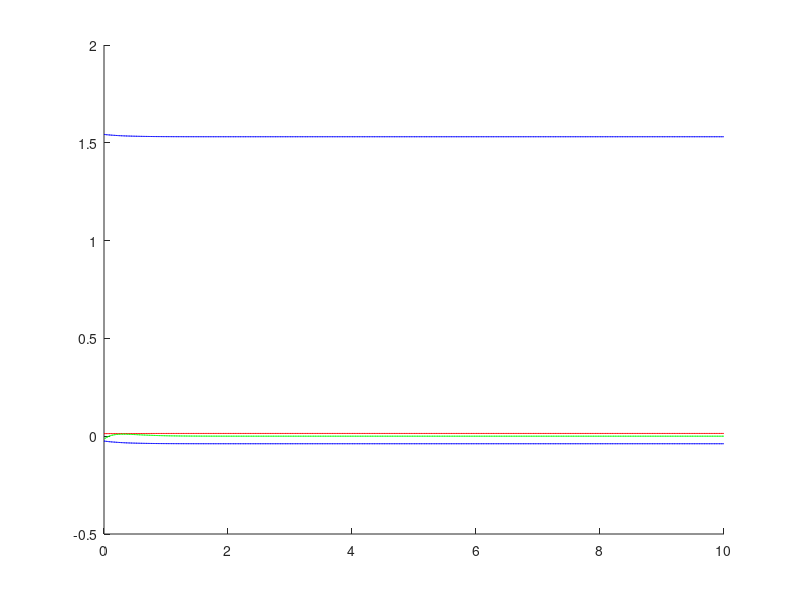

This chart was generated by the following MATLAB code:
function final_point_control_check()
close all
times=0:0.01:10;
xf = [ 1.50000000e+00; 0;  7.85398163e-01];
x0 = xf+0.1*[2*(rand(2,1)-.5); 2*(rand(1,1)-.5)];
% x0 = [1.04; .332 ; 0.797];
figure;
% subplot(211);
options = odeset('RelTol',1e-5,'Stats','on');%,'OutputFcn',@odeplot);
[T, xcl] = ode45(@(t,x)approx_dynamics(t, x, xf), ...
                    times, x0, options) ;
% figure;
% plot(xcl(:,1), xcl(:,2)); hold all
%plot(x(1,:), x(2,:));
hold all;
V = (((-1.4999999999999998 + xcl(:,1)) .* (4.8008600999593014 .* (-1.4999999999999998 + xcl(:,1)) ...
       - 0.98790740152737377 .* (-0.78539816339744839 + xcl(:,3)) - 1.4491942689985993 .* ...
       (6.9388939039072284e-18 + xcl(:,2)))) + ((-0.78539816339744839 + xcl(:,3)) .* ( - ...
       0.98790740152737322 .* (-1.4999999999999998 + xcl(:,1)) + 1.4361830490185388 .* ...
       (-0.78539816339744839 + xcl(:,3)) + 0.68372066922887398 .* (6.9388939039072284e-18 + ...
       xcl(:,2)))) + (( - 1.4491942689985997 .* (-1.4999999999999998 + xcl(:,1)) + ...
       0.68372066922887442 .* (-0.78539816339744839 + xcl(:,3)) + 4.5682688351564416 ...
       * (6.9388939039072284e-18 + xcl(:,2))) .* (6.9388939039072284e-18 + xcl(:,2))));
Vdot = diff(V)./diff(T);
plot(T, xcl(:,1),'b-', T, xcl(:,2), 'b-');
plot(T, V, 'r-');
plot(T(2:end), 10*Vdot, 'g-');
Qf =  [ 4.8008601 , -1.44919427, -0.9879074 ;
       -1.44919427,  4.56826884,  0.68372067;
       -0.9879074 ,  0.68372067,  1.43618305];
tmp = Qf*(xcl-xf')';
% Vanother = zeros(size(T));
% for i=1:size(tmp,2)
%     Vanother(i) = (xcl(i,:)-xf')*tmp(:,i);
% end
% plot(T, 100*Vanother, '.');  
   
% subplot(212);
[T, xcl] = ode45(@(t,x)full_dynamics(t, x, xf), ...
                    times, x0, options) ;
hold all;
V = (((-1.4999999999999998 + xcl(:,1)) .* (4.8008600999593014 .* (-1.4999999999999998 + xcl(:,1)) ...
       - 0.98790740152737377 .* (-0.78539816339744839 + xcl(:,3)) - 1.4491942689985993 .* ...
       (6.9388939039072284e-18 + xcl(:,2)))) + ((-0.78539816339744839 + xcl(:,3)) .* ( - ...
       0.98790740152737322 .* (-1.4999999999999998 + xcl(:,1)) + 1.4361830490185388 .* ...
       (-0.78539816339744839 + xcl(:,3)) + 0.68372066922887398 .* (6.9388939039072284e-18 + ...
       xcl(:,2)))) + (( - 1.4491942689985997 .* (-1.4999999999999998 + xcl(:,1)) + ...
       0.68372066922887442 .* (-0.78539816339744839 + xcl(:,3)) + 4.5682688351564416 ...
       * (6.9388939039072284e-18 + xcl(:,2))) .* (6.9388939039072284e-18 + xcl(:,2))));
Vdot = diff(V)./diff(T);
plot(T, xcl(:,1), 'b:', T, xcl(:,2), 'b:');
plot(T, V, 'r:');
plot(T(2:end), 10*Vdot, 'g:');

end


function xdot = the_dynamics(t, x)
    xdot = x;

    xdot(1) = (( - 1.7996170331373038 * (-1.4999999999999998 + x(1)) - 0.614088168801185 * (-0.78539816339744839 + x(3)) - 2.6002650891865011 * (6.9388939039072284e-18 + x(2))) * (0.70710678118654746 - 0.70710678118654757 * (-0.78539816339744839 + x(3)) - ((0.70710678118654746 * ((-0.78539816339744839 + x(3))^2)) / 2) + ((0.70710678118654746 * ((-0.78539816339744839 + x(3))^4)) / 24) + ((0.70710678118654757 * ((-0.78539816339744839 + x(3))^3)) / 6)));
    xdot(2) = (( - 1.7996170331373038 * (-1.4999999999999998 + x(1)) - 0.614088168801185 * (-0.78539816339744839 + x(3)) - 2.6002650891865011 * (6.9388939039072284e-18 + x(2))) * (0.70710678118654757 + 0.70710678118654746 * (-0.78539816339744839 + x(3)) - ((0.70710678118654746 * ((-0.78539816339744839 + x(3))^3)) / 6) - ((0.70710678118654757 * ((-0.78539816339744839 + x(3))^2)) / 2)));
    xdot(3) = (( - 1.7996170331373038 * (-1.4999999999999998 + x(1)) - 0.614088168801185 * (-0.78539816339744839 + x(3)) - 2.6002650891865011 * (6.9388939039072284e-18 + x(2))) * (2.600265089186502 * (-1.4999999999999998 + x(1)) - 3.7801687063692455 * (-0.78539816339744839 + x(3)) - 1.7996170331373023 * (6.9388939039072284e-18 + x(2)) + ((2 * ((2.600265089186502 * (-1.4999999999999998 + x(1)) - 3.7801687063692455 * (-0.78539816339744839 + x(3)) - 1.7996170331373023 * (6.9388939039072284e-18 + x(2)))^3)) / 6)));
    
end


function xdot = approx_dynamics(t,x,x_d)
    xdot = x;
    L=1;
    u_d = [0;0];
    K = [-2.60026509,  1.79961703,  3.78016871; ...
          1.79961703,  2.60026509,  0.61408817];

    
    U = u_d - K*(x-x_d); 
	delta_fb = U(1);
	u_fb = U(2);
	theta = x(3);
            
%   xdot(1) = u_fb*taylor_cos(theta, x_d(3));
% 	xdot(2) = u_fb*taylor_sin(theta, x_d(3));
% 	xdot(3) = u_fb*taylor_tan(delta_fb, u_d(1))/L;
%     xdot(1) = ( - 1.2725214076702032 * (-1.4999999999999998 + x(1)) - 0.43422590840574715 * (-0.78539816339744839 + x(3)) - 1.8386650774464175 * (6.9388939039072284e-18 + x(2)) + ((0.86845181681149441 * ((-0.78539816339744839 + x(3))^2)) / 2) + 3 * ((1.2725214076702032 * (-1.4999999999999998 + x(1)) * ((-0.78539816339744839 + x(3))^2)) / 6) + 2 * ((1.2725214076702034 * (-1.4999999999999998 + x(1)) * (-0.78539816339744839 + x(3))) / 2) + ((1.3026777252172415 * ((-0.78539816339744839 + x(3))^3)) / 6) + 3 * ((1.8386650774464175 * ((-0.78539816339744839 + x(3))^2) * (6.9388939039072284e-18 + x(2))) / 6) + 2 * ((1.8386650774464179 * (-0.78539816339744839 + x(3)) * (6.9388939039072284e-18 + x(2))) / 2));
%     xdot(2) = ( - 1.2725214076702034 * (-1.4999999999999998 + x(1)) - 0.43422590840574721 * (-0.78539816339744839 + x(3)) - 1.8386650774464179 * (6.9388939039072284e-18 + x(2)) + 2 * ((-1.8386650774464175 * (-0.78539816339744839 + x(3)) * (6.9388939039072284e-18 + x(2))) / 2) + 2 * ((-1.2725214076702032 * (-1.4999999999999998 + x(1)) * (-0.78539816339744839 + x(3))) / 2) + ((-0.8684518168114943 * ((-0.78539816339744839 + x(3))^2)) / 2) + 3 * ((1.2725214076702034 * (-1.4999999999999998 + x(1)) * ((-0.78539816339744839 + x(3))^2)) / 6) + ((1.3026777252172417 * ((-0.78539816339744839 + x(3))^3)) / 6) + 3 * ((1.8386650774464179 * ((-0.78539816339744839 + x(3))^2) * (6.9388939039072284e-18 + x(2))) / 6));
%     xdot(3) = (((-9.3589626903446383 * ((-1.4999999999999998 + x(1))^2)) / 2) + 2 * ((-3.522757068084176 * (-1.4999999999999998 + x(1)) * (6.9388939039072284e-18 + x(2))) / 2) + ((4.6427137573076687 * ((-0.78539816339744839 + x(3))^2)) / 2) + 2 * ((5.2060639650985125 * (-1.4999999999999998 + x(1)) * (-0.78539816339744839 + x(3))) / 2) + ((9.3589626903446277 * ((6.9388939039072284e-18 + x(2))^2)) / 2) + 2 * ((10.934564246829954 * (-0.78539816339744839 + x(3)) * (6.9388939039072284e-18 + x(2))) / 2));
xdot(1) = ( - 1.2725214076702032 * (-1.4999999999999998 + x(1)) - 0.43422590840574715 * (-0.78539816339744839 + x(3)) - 1.8386650774464175 * (6.9388939039072284e-18 + x(2)) + 4 * ((-1.8386650774464179 * ((-0.78539816339744839 + x(3))^3) * (6.9388939039072284e-18 + x(2))) / 24) + ((-1.7369036336229888 * ((-0.78539816339744839 + x(3))^4)) / 24) + 4 * ((-1.2725214076702034 * (-1.4999999999999998 + x(1)) * ((-0.78539816339744839 + x(3))^3)) / 24) + ((0.86845181681149441 * ((-0.78539816339744839 + x(3))^2)) / 2) + 3 * ((1.2725214076702032 * (-1.4999999999999998 + x(1)) * ((-0.78539816339744839 + x(3))^2)) / 6) + 2 * ((1.2725214076702034 * (-1.4999999999999998 + x(1)) * (-0.78539816339744839 + x(3))) / 2) + ((1.3026777252172415 * ((-0.78539816339744839 + x(3))^3)) / 6) + 3 * ((1.8386650774464175 * ((-0.78539816339744839 + x(3))^2) * (6.9388939039072284e-18 + x(2))) / 6) + 2 * ((1.8386650774464179 * (-0.78539816339744839 + x(3)) * (6.9388939039072284e-18 + x(2))) / 2));
xdot(2) = ( - 1.2725214076702034 * (-1.4999999999999998 + x(1)) - 0.43422590840574721 * (-0.78539816339744839 + x(3)) - 1.8386650774464179 * (6.9388939039072284e-18 + x(2)) + 2 * ((-1.8386650774464175 * (-0.78539816339744839 + x(3)) * (6.9388939039072284e-18 + x(2))) / 2) + 2 * ((-1.2725214076702032 * (-1.4999999999999998 + x(1)) * (-0.78539816339744839 + x(3))) / 2) + ((-0.8684518168114943 * ((-0.78539816339744839 + x(3))^2)) / 2) + 4 * ((1.2725214076702032 * (-1.4999999999999998 + x(1)) * ((-0.78539816339744839 + x(3))^3)) / 24) + 3 * ((1.2725214076702034 * (-1.4999999999999998 + x(1)) * ((-0.78539816339744839 + x(3))^2)) / 6) + ((1.3026777252172417 * ((-0.78539816339744839 + x(3))^3)) / 6) + ((1.7369036336229886 * ((-0.78539816339744839 + x(3))^4)) / 24) + 4 * ((1.8386650774464175 * ((-0.78539816339744839 + x(3))^3) * (6.9388939039072284e-18 + x(2))) / 24) + 3 * ((1.8386650774464179 * ((-0.78539816339744839 + x(3))^2) * (6.9388939039072284e-18 + x(2))) / 6));
xdot(3) = (((-253.11795774158807 * ((-1.4999999999999998 + x(1))^4)) / 24) + 6 * ((-204.69078848468808 * ((-1.4999999999999998 + x(1))^2) * ((-0.78539816339744839 + x(3))^2)) / 24) + 9 * ((-150.26579688001956 * (-1.4999999999999998 + x(1)) * (-0.78539816339744839 + x(3)) * ((6.9388939039072284e-18 + x(2))^2)) / 24) + 3 * ((-150.26579688001954 * (-1.4999999999999998 + x(1)) * (-0.78539816339744839 + x(3)) * ((6.9388939039072284e-18 + x(2))^2)) / 24) + 6 * ((-144.12909521105536 * (-1.4999999999999998 + x(1)) * ((-0.78539816339744839 + x(3))^2) * (6.9388939039072284e-18 + x(2))) / 24) + 5 * ((-144.12909521105533 * (-1.4999999999999998 + x(1)) * ((-0.78539816339744839 + x(3))^2) * (6.9388939039072284e-18 + x(2))) / 24) + ((-144.1290952110553 * (-1.4999999999999998 + x(1)) * ((-0.78539816339744839 + x(3))^2) * (6.9388939039072284e-18 + x(2))) / 24) + 4 * ((-110.40793595936748 * (-1.4999999999999998 + x(1)) * ((6.9388939039072284e-18 + x(2))^3)) / 24) + ((-9.3589626903446383 * ((-1.4999999999999998 + x(1))^2)) / 2) + 2 * ((-3.522757068084176 * (-1.4999999999999998 + x(1)) * (6.9388939039072284e-18 + x(2))) / 2) + ((4.6427137573076687 * ((-0.78539816339744839 + x(3))^2)) / 2) + 2 * ((5.2060639650985125 * (-1.4999999999999998 + x(1)) * (-0.78539816339744839 + x(3))) / 2) + ((9.3589626903446277 * ((6.9388939039072284e-18 + x(2))^2)) / 2) + 2 * ((10.934564246829954 * (-0.78539816339744839 + x(3)) * (6.9388939039072284e-18 + x(2))) / 2) + 6 * ((20.530105119262458 * ((-1.4999999999999998 + x(1))^2) * (-0.78539816339744839 + x(3)) * (6.9388939039072284e-18 + x(2))) / 24) + 3 * ((20.530105119262466 * ((-1.4999999999999998 + x(1))^2) * (-0.78539816339744839 + x(3)) * (6.9388939039072284e-18 + x(2))) / 24) + 2 * ((20.530105119262487 * ((-1.4999999999999998 + x(1))^2) * (-0.78539816339744839 + x(3)) * (6.9388939039072284e-18 + x(2))) / 24) + ((20.530105119262494 * ((-1.4999999999999998 + x(1))^2) * (-0.78539816339744839 + x(3)) * (6.9388939039072284e-18 + x(2))) / 24) + 2 * ((39.952794597684104 * ((-1.4999999999999998 + x(1))^3) * (6.9388939039072284e-18 + x(2))) / 24) + 2 * ((39.952794597684111 * ((-1.4999999999999998 + x(1))^3) * (6.9388939039072284e-18 + x(2))) / 24) + 4 * ((57.51536955197858 * (-1.4999999999999998 + x(1)) * ((-0.78539816339744839 + x(3))^3)) / 24) + 4 * ((65.938703934695283 * ((-1.4999999999999998 + x(1))^2) * ((6.9388939039072284e-18 + x(2))^2)) / 24) + 2 * ((65.938703934695297 * ((-1.4999999999999998 + x(1))^2) * ((6.9388939039072284e-18 + x(2))^2)) / 24) + ((121.24054987219706 * ((6.9388939039072284e-18 + x(2))^4)) / 24) + 2 * ((198.16117981733629 * (-0.78539816339744839 + x(3)) * ((6.9388939039072284e-18 + x(2))^3)) / 24) + 2 * ((198.16117981733632 * (-0.78539816339744839 + x(3)) * ((6.9388939039072284e-18 + x(2))^3)) / 24) + ((254.38707618198993 * ((-1.4999999999999998 + x(1))^3) * (-0.78539816339744839 + x(3))) / 24) + 3 * ((254.38707618198995 * ((-1.4999999999999998 + x(1))^3) * (-0.78539816339744839 + x(3))) / 24) + ((265.37149117095504 * ((-0.78539816339744839 + x(3))^4)) / 24) + 6 * ((297.54506363084107 * ((-0.78539816339744839 + x(3))^2) * ((6.9388939039072284e-18 + x(2))^2)) / 24) + 4 * ((375.67017472556995 * ((-0.78539816339744839 + x(3))^3) * (6.9388939039072284e-18 + x(2))) / 24));
end


function xdot = full_dynamics(t,x,x_d)
    xdot = x;
    L=1;
    u_d = [0;0];
    K = [-2.60026509,  1.79961703,  3.78016871; ...
          1.79961703,  2.60026509,  0.61408817];

    
    U = u_d - K*(x-x_d); 
	delta_fb = U(1);
	u_fb = U(2);
	theta = x(3);
            
%   xdot(1) = u_fb*cos(theta);
% 	xdot(2) = u_fb*sin(theta);
% 	xdot(3) = u_fb*tan(delta_fb)/L;
    xdot(1) = (( - 1.7996170331373038 * (-1.4999999999999998 + x(1)) - 0.614088168801185 * (-0.78539816339744839 + x(3)) - 2.6002650891865011 * (6.9388939039072284e-18 + x(2))) * cos(x(3)));
    xdot(2) = (( - 1.7996170331373038 * (-1.4999999999999998 + x(1)) - 0.614088168801185 * (-0.78539816339744839 + x(3)) - 2.6002650891865011 * (6.9388939039072284e-18 + x(2))) * sin(x(3)));
    xdot(3) = (( - 1.7996170331373038 * (-1.4999999999999998 + x(1)) - 0.614088168801185 * (-0.78539816339744839 + x(3)) - 2.6002650891865011 * (6.9388939039072284e-18 + x(2))) * tan((2.600265089186502 * (-1.4999999999999998 + x(1)) - 3.7801687063692455 * (-0.78539816339744839 + x(3)) - 1.7996170331373023 * (6.9388939039072284e-18 + x(2)))));
end

function tc = taylor_cos(x, x0)
	tc = ( cos(x0) - sin(x0)*(x-x0) - (cos(x0)*(x-x0)^2)/2.0 ...
		 + (sin(x0)*(x-x0)^3)/6.0 + (cos(x0)*(x-x0)^4)/24.0 ) ;
end

function ts = taylor_sin(x, x0)
    ts = ( sin(x0) + cos(x0)*(x-x0) - (sin(x0)*(x-x0)^2)/2.0 ...
         - (cos(x0)*(x-x0)^3)/6.0  ) ;
end
function tt = taylor_tan(x, x0)
	tt = ( tan(x0) + (tan(x0)^2+1.0)*(x-x0) + ...
	     ((2.0*tan(x0)*(tan(x0)^2 + 1.0))*(x-x0)^2)/2.0  + ...
	     ((2.0*(tan(x0)^2 + 1)^2 + (4.0*tan(x0)^2)*(tan(x0)^2 + 1.0))...
             *(x-x0)^3)/6.0 );
end